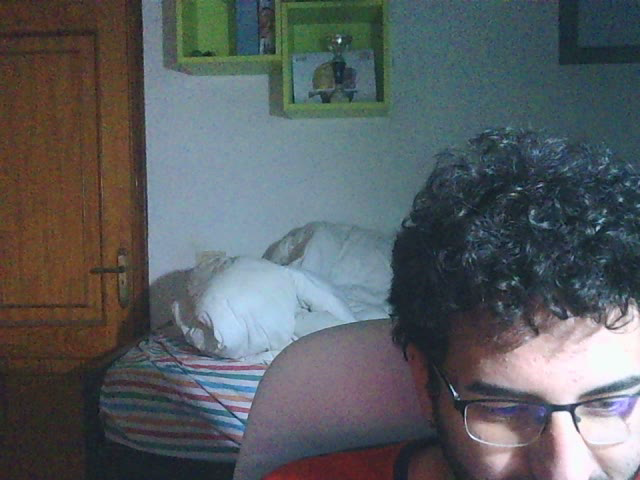
//> input picture frame 5 of ULL-SIPC-Gestos-main/Practica3/out.avi, 640 x 480 px
$ ./main   (built with g++ and OpenCV 4)
//> lines starting //> are read from the running program, lines starting //| are printed output that depends on the picture; after the words box and inside, x2 and y2 are one past the last pixel; in counts of white or black regions, pixels touching at a corner belong together
#include <iostream>
#include <opencv2/highgui.hpp>
#include <opencv2/imgcodecs.hpp>
#include <opencv2/imgproc.hpp>
#include <opencv2/video.hpp>
#include <opencv2/videoio.hpp>

using namespace cv;
using namespace std;

double angle(Point s, Point e, Point f) {
  double v1[2], v2[2];
  v1[0] = s.x - f.x;
  v1[1] = s.y - f.y;
  v2[0] = e.x - f.x;
  v2[1] = e.y - f.y;
  double ang1 = atan2(v1[1], v1[0]);
  double ang2 = atan2(v2[1], v2[0]);

  double ang = ang1 - ang2;
  if (ang > CV_PI) ang -= 2 * CV_PI;
  if (ang < -CV_PI) ang += 2 * CV_PI;

  return ang * 180 / CV_PI;
}

int main(int argc, char* argv[]) {
  Mat frame, roi, fgMask;
  vector<vector<Point> > contours;
  vector<int> hull;
  vector<Vec4i> defects;

  // Abrimos la camara
  VideoCapture cap;  // permite capturar imagen de la webcam
  cap.open("out.avi");
  if (!cap.isOpened()) {
    printf("No se puedo abrir la camara\n");
    return -1;
  }
  int cont = 0;
  while (frame.empty() && cont < 2000) {
    cap >> frame;
//> frame is the input picture: 480 rows x 640 cols, CV_8UC3; mean B, G, R 97.2, 94, 88.9
    ++cont;
  }
  if (cont >= 2000) {
    printf("No se ha podido leer un frame valido\n");
    exit(-1);
  }
  // Puntero para subtraer el fondo
  Ptr<BackgroundSubtractor> pBackSub = createBackgroundSubtractorMOG2();

  // Creamos las ventanas que vamos a usar
  namedWindow("Frame: RECONOCIMEINTO");
  namedWindow("ROI");
  namedWindow("Foreground Mask: FONDO");

  Rect rect(400, 100, 200, 200);

  // [5 lines of commented-out code are left out]

  while (true) {
    cap >> frame;
    // varieble para apply
    int aprender{-1};
    // simetria de espejo
    flip(frame, frame, 1);
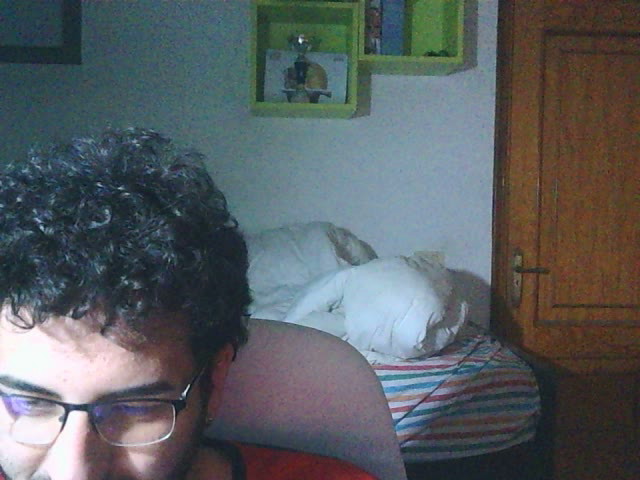
//> frame: 480 rows x 640 cols, CV_8UC3; mean B, G, R 97.3, 94.1, 89
    if (frame.empty()) break;

    // se dibuja el rectangulo azul en frame
    rectangle(frame, rect, Scalar(255, 0, 0));
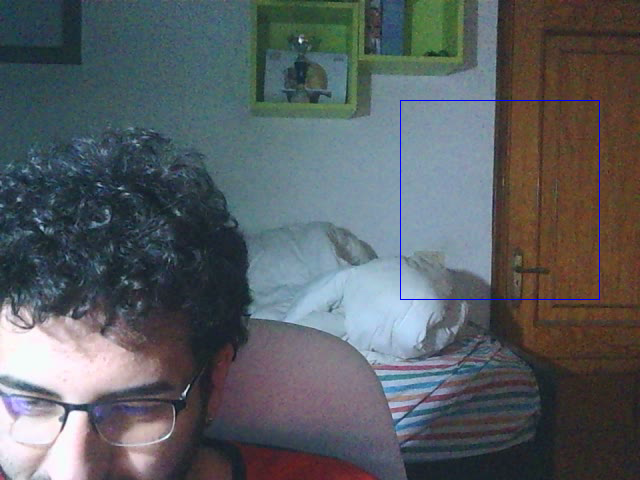
//> frame: 480 rows x 640 cols, CV_8UC3; 0.26% of pixels changed, all inside (x1, y1, x2, y2) = (400, 100, 600, 300)

    // variable que toma valor de la pulsacion de una tecla
    int c = waitKey(40);
//> the 'q' key is pressed
    // si pulsamos la tecla w, indicamos que pBackSub tiene que dejar de
    // aprender
    if ((char)c == 'w') aprender = 0;

    // seleccionar la region de interes
    frame(rect).copyTo(roi);
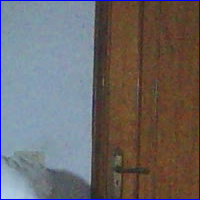
//> roi: 200 rows x 200 cols, CV_8UC3; mean B, G, R 104.3, 102.9, 108.1
    // en fgmask se aplicara el fondo negro/blanco de lo que se ve en roi
    pBackSub->apply(roi, fgMask, aprender);
//> fgMask: 200 rows x 200 cols, CV_8UC1; every value is 127

    // Se muestra el resultado del reconocimiento
    imshow("Foreground Mask: FONDO", fgMask);
    // encuentra el controno en la fgmask
    findContours(fgMask, contours, RETR_EXTERNAL, CHAIN_APPROX_SIMPLE);
//> contours = 1 contour; box (x1, y1, x2, y2) and area: (0, 0, 200, 200) 39601
    // dibujarmos el contorno en roi
    drawContours(roi, contours, -1, Scalar(0, 255, 0), 3);
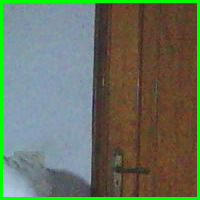
//> roi: 200 rows x 200 cols, CV_8UC3; 5.91% of pixels changed, all inside (x1, y1, x2, y2) = (0, 0, 200, 200)
    // un bucle porque se procesa muchos pixseles
    for (size_t i = 0; i < contours.size(); i++) {
      convexHull(contours[i], hull, false, false);
      sort(hull.begin(), hull.end(), greater<int>());
      convexityDefects(contours[i], hull, defects);

      for (int i = 0; i < defects.size(); i++) {
        Point s = contours[0][defects[i][0]];
        Point e = contours[0][defects[i][1]];
        Point f = contours[0][defects[i][2]];
        float depth = (float)defects[i][3] / 256.0;
        double ang = angle(s, e, f);

        Rect boundRect = boundingRect(contours[i]);
        rectangle(roi, boundRect, Scalar(0, 0, 255), 3);
        // hacer la relacion para que se pinte los puntos
        // importantes y no todos
        circle(roi, f, 5, Scalar(0, 0, 255), -1);
        // line(roi,s,e,Scalar(255,0,0),2);
      }
    }
//> this loop made 1 pass

    // Se muestra el resultado del reconocimiento
    imshow("Frame: RECONOCIMEINTO", frame);
    imshow("ROI", roi);

    // para salir del programa
    if ((char)c == 'q') break;
  }

  cap.release();
  destroyAllWindows();
  // destroyWindow("Frame: RECONOCIMEINTO");
  // destroyWindow("ROI");
  // destroyWindow("Foreground Mask: FONDO");
  return 0;
}

$ run again, starting later in the video
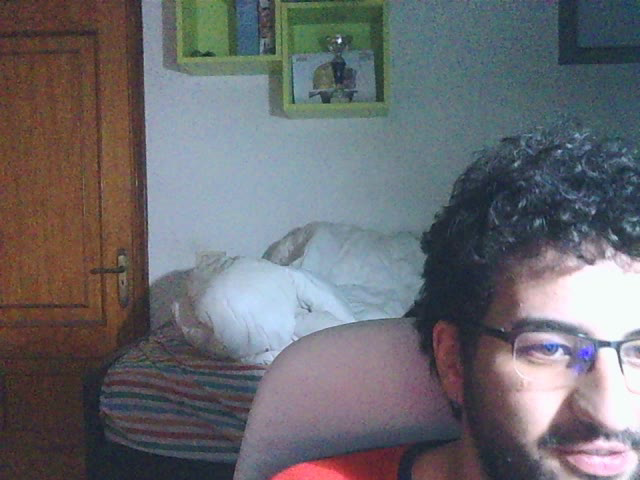
//> input picture frame 22 of ULL-SIPC-Gestos-main/Practica3/out.avi, 640 x 480 px
//> frame is the input picture: 480 rows x 640 cols, CV_8UC3; mean B, G, R 110.7, 106, 106.1
//> `rectangle(frame, rect, Scalar(255, 0, 0));`:
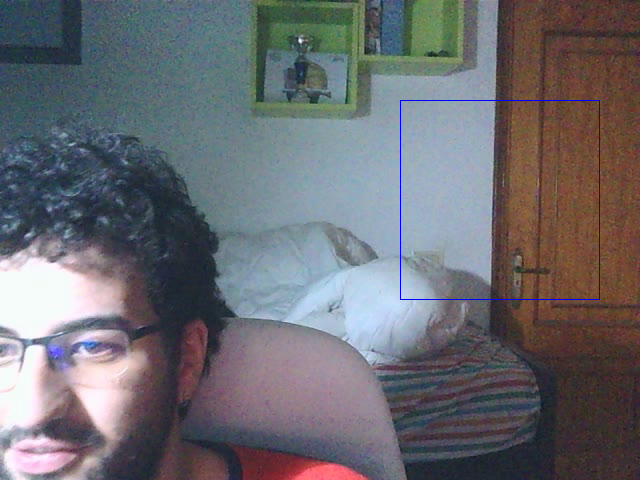
//> frame: 480 rows x 640 cols, CV_8UC3; mean B, G, R 112.7, 106.9, 107.3
//> fgMask: 200 rows x 200 cols, CV_8UC1; every value is 127
//> contours = 1 contour; box (x1, y1, x2, y2) and area: (0, 0, 200, 200) 39601
//> `drawContours(roi, contours, -1, Scalar(0, 255, 0), 3);`:
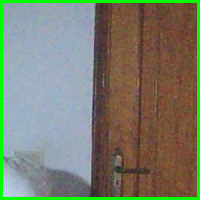
//> roi: 200 rows x 200 cols, CV_8UC3; mean B, G, R 108.8, 126.2, 121.8
//> the loop `for (size_t i = 0; i < contours.size(); i++)` made 1 pass

$ run again, starting later in the video
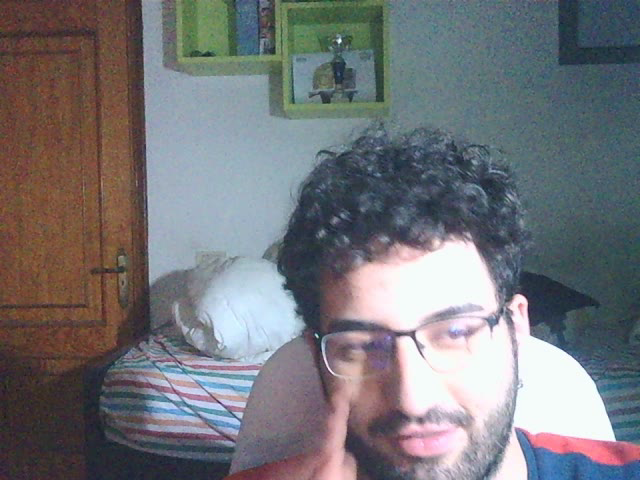
//> input picture frame 40 of ULL-SIPC-Gestos-main/Practica3/out.avi, 640 x 480 px
//> frame is the input picture: 480 rows x 640 cols, CV_8UC3; mean B, G, R 121.1, 116.9, 116.3
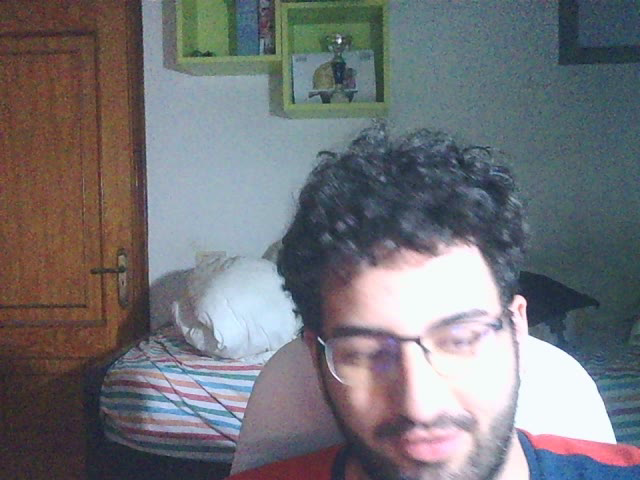
//> input picture frame 41 of ULL-SIPC-Gestos-main/Practica3/out.avi, 640 x 480 px
//> frame is the input picture: 480 rows x 640 cols, CV_8UC3; mean B, G, R 119.9, 115.3, 115
//> fgMask: 200 rows x 200 cols, CV_8UC1; every value is 127
//> contours = 1 contour; box (x1, y1, x2, y2) and area: (0, 0, 200, 200) 39601
//> `drawContours(roi, contours, -1, Scalar(0, 255, 0), 3);`:
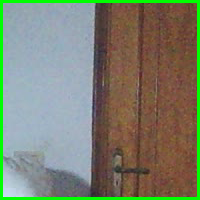
//> roi: 200 rows x 200 cols, CV_8UC3; mean B, G, R 110.2, 128.7, 123.8
//> the loop `for (size_t i = 0; i < contours.size(); i++)` made 1 pass
